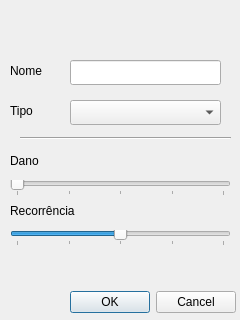
<?xml version="1.0" encoding="UTF-8"?>
<ui version="4.0">
 <class>Dialog</class>
 <widget class="QDialog" name="Dialog">
  <property name="geometry">
   <rect>
    <x>0</x>
    <y>0</y>
    <width>240</width>
    <height>320</height>
   </rect>
  </property>
  <property name="windowTitle">
   <string>Riscos</string>
  </property>
  <widget class="QLineEdit" name="lineEdit">
   <property name="geometry">
    <rect>
     <x>70</x>
     <y>60</y>
     <width>151</width>
     <height>25</height>
    </rect>
   </property>
  </widget>
  <widget class="QComboBox" name="comboBox">
   <property name="geometry">
    <rect>
     <x>70</x>
     <y>100</y>
     <width>151</width>
     <height>25</height>
    </rect>
   </property>
  </widget>
  <widget class="QSlider" name="dano">
   <property name="geometry">
    <rect>
     <x>10</x>
     <y>180</y>
     <width>221</width>
     <height>16</height>
    </rect>
   </property>
   <property name="minimum">
    <number>1</number>
   </property>
   <property name="maximum">
    <number>5</number>
   </property>
   <property name="pageStep">
    <number>5</number>
   </property>
   <property name="orientation">
    <enum>Qt::Horizontal</enum>
   </property>
   <property name="tickPosition">
    <enum>QSlider::TicksBelow</enum>
   </property>
   <property name="tickInterval">
    <number>1</number>
   </property>
  </widget>
  <widget class="QSlider" name="recorrencia">
   <property name="geometry">
    <rect>
     <x>10</x>
     <y>230</y>
     <width>221</width>
     <height>16</height>
    </rect>
   </property>
   <property name="minimum">
    <number>1</number>
   </property>
   <property name="maximum">
    <number>5</number>
   </property>
   <property name="pageStep">
    <number>5</number>
   </property>
   <property name="sliderPosition">
    <number>3</number>
   </property>
   <property name="orientation">
    <enum>Qt::Horizontal</enum>
   </property>
   <property name="tickPosition">
    <enum>QSlider::TicksBelow</enum>
   </property>
   <property name="tickInterval">
    <number>1</number>
   </property>
  </widget>
  <widget class="QDialogButtonBox" name="buttonBox">
   <property name="geometry">
    <rect>
     <x>70</x>
     <y>290</y>
     <width>166</width>
     <height>25</height>
    </rect>
   </property>
   <property name="standardButtons">
    <set>QDialogButtonBox::Cancel|QDialogButtonBox::Ok</set>
   </property>
  </widget>
  <widget class="QLabel" name="label">
   <property name="geometry">
    <rect>
     <x>10</x>
     <y>60</y>
     <width>67</width>
     <height>21</height>
    </rect>
   </property>
   <property name="text">
    <string>Nome</string>
   </property>
  </widget>
  <widget class="QLabel" name="label_2">
   <property name="geometry">
    <rect>
     <x>10</x>
     <y>100</y>
     <width>67</width>
     <height>21</height>
    </rect>
   </property>
   <property name="text">
    <string>Tipo</string>
   </property>
  </widget>
  <widget class="QLabel" name="label_3">
   <property name="geometry">
    <rect>
     <x>10</x>
     <y>150</y>
     <width>67</width>
     <height>21</height>
    </rect>
   </property>
   <property name="text">
    <string>Dano</string>
   </property>
  </widget>
  <widget class="QLabel" name="label_4">
   <property name="geometry">
    <rect>
     <x>10</x>
     <y>200</y>
     <width>91</width>
     <height>21</height>
    </rect>
   </property>
   <property name="text">
    <string>Recorrência</string>
   </property>
  </widget>
  <widget class="Line" name="line">
   <property name="geometry">
    <rect>
     <x>20</x>
     <y>130</y>
     <width>211</width>
     <height>16</height>
    </rect>
   </property>
   <property name="orientation">
    <enum>Qt::Horizontal</enum>
   </property>
  </widget>
 </widget>
 <resources/>
 <connections/>
</ui>
